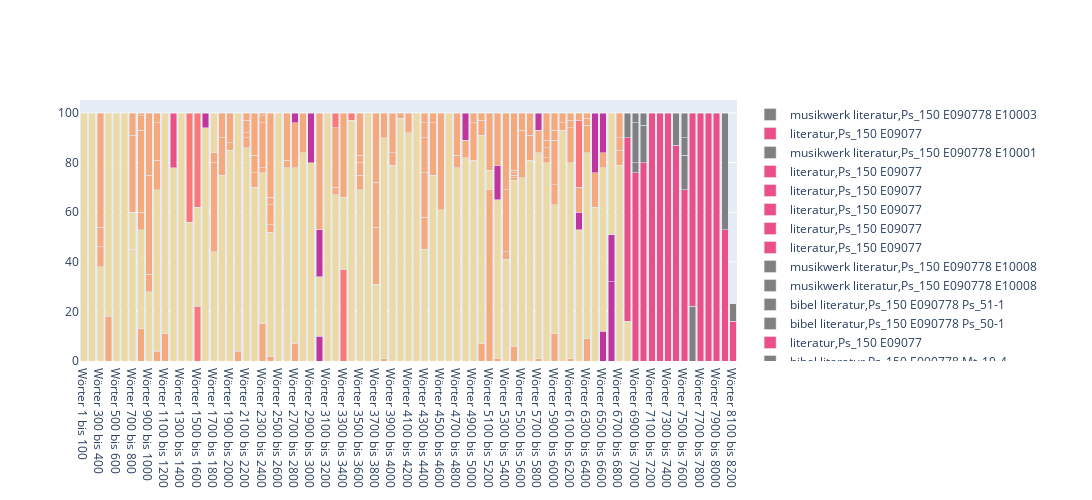

Write notebook code for a chart like this one.
### Code cell
fig.update_layout(barmode='stack')

fig.show()

### Figure 1 — Plotly figure (JSON) as saved in the notebook; plotly's stock layout.template omitted (floating-point values rounded to 4 significant figures)
{"data": [{"marker": {"color": "rgb(237, 217, 163)"}, "name": "text", "type": "bar", "x": ["Wörter 1 bis 100"], "y": [100]}, {"marker": {"color": "rgb(237, 217, 163)"}, "name": "text", "type": "bar", "x": ["Wörter 200 bis 300"], "y": [100]}, {"marker": {"color": "rgb(237, 217, 163)"}, "name": "text", "type": "bar", "x": ["Wörter 300 bis 400"], "y": [38]}, {"marker": {"color": "rgb(246, 169, 122)"}, "name": "bibel,Weish_11-2", "type": "bar", "x": ["Wörter 300 bis 400"], "y": [8]}, {"marker": {"color": "rgb(246, 169, 122)"}, "name": "bibel,Ps_111-", "type": "bar", "x": ["Wörter 300 bis 400"], "y": [8]}, {"marker": {"color": "rgb(246, 169, 122)"}, "name": "bibel,Ps_15", "type": "bar", "x": ["Wörter 300 bis 400"], "y": [46]}, {"marker": {"color": "rgb(246, 169, 122)"}, "name": "bibel,Ps_15", "type": "bar", "x": ["Wörter 400 bis 500"], "y": [18]}, {"marker": {"color": "rgb(237, 217, 163)"}, "name": "text", "type": "bar", "x": ["Wörter 400 bis 500"], "y": [82]}, {"marker": {"color": "rgb(237, 217, 163)"}, "name": "text", "type": "bar", "x": ["Wörter 500 bis 600"], "y": [100]}, {"marker": {"color": "rgb(237, 217, 163)"}, "name": "text", "type": "bar", "x": ["Wörter 600 bis 700"], "y": [100]}, {"marker": {"color": "rgb(237, 217, 163)"}, "name": "text", "type": "bar", "x": ["Wörter 700 bis 800"], "y": [45]}, {"marker": {"color": "rgb(237, 217, 163)"}, "name": "text,Ps_15", "type": "bar", "x": ["Wörter 700 bis 800"], "y": [15]}, {"marker": {"color": "rgb(246, 169, 122)"}, "name": "bibel,Ps_150 Kol_3-1", "type": "bar", "x": ["Wörter 700 bis 800"], "y": [31]}, {"marker": {"color": "rgb(246, 169, 122)"}, "name": "bibel,Ps_150 Eph_5-18.1", "type": "bar", "x": ["Wörter 700 bis 800"], "y": [9]}, {"marker": {"color": "rgb(246, 169, 122)"}, "name": "bibel,Ps_150 Eph_5-18.1", "type": "bar", "x": ["Wörter 800 bis 900"], "y": [13]}, {"marker": {"color": "rgb(237, 217, 163)"}, "name": "text,Ps_15", "type": "bar", "x": ["Wörter 800 bis 900"], "y": [40]}, {"marker": {"color": "rgb(246, 169, 122)"}, "name": "bibel,Ps_150 Jak_5-1", "type": "bar", "x": ["Wörter 800 bis 900"], "y": [7]}, {"marker": {"color": "rgb(246, 169, 122)"}, "name": "bibel,Ps_150 1Sam_16-2", "type": "bar", "x": ["Wörter 800 bis 900"], "y": [33]}, {"marker": {"color": "rgb(246, 169, 122)"}, "name": "bibel,Ps_150 Ps_4-", "type": "bar", "x": ["Wörter 800 bis 900"], "y": [6]}, {"marker": {"color": "rgb(246, 169, 122)"}, "name": "bibel,Ps_150 Ps_6-", "type": "bar", "x": ["Wörter 800 bis 900"], "y": [1]}, {"marker": {"color": "rgb(237, 217, 163)"}, "name": "text,Ps_15", "type": "bar", "x": ["Wörter 900 bis 1000"], "y": [28]}, {"marker": {"color": "rgb(246, 169, 122)"}, "name": "bibel,Ps_150 Ps_12-", "type": "bar", "x": ["Wörter 900 bis 1000"], "y": [7]}, {"marker": {"color": "rgb(246, 169, 122)"}, "name": "bibel,Ps_150 2Sam_6-4.", "type": "bar", "x": ["Wörter 900 bis 1000"], "y": [40]}, {"marker": {"color": "rgb(246, 169, 122)"}, "name": "bibel,Ps_150 2Chr_7-", "type": "bar", "x": ["Wörter 900 bis 1000"], "y": [25]}, {"marker": {"color": "rgb(246, 169, 122)"}, "name": "bibel,Ps_150 2Chr_7-", "type": "bar", "x": ["Wörter 1000 bis 1100"], "y": [4]}, {"marker": {"color": "rgb(237, 217, 163)"}, "name": "text,Ps_15", "type": "bar", "x": ["Wörter 1000 bis 1100"], "y": [65]}, {"marker": {"color": "rgb(246, 169, 122)"}, "name": "bibel,Ps_150 2Chr_20-2", "type": "bar", "x": ["Wörter 1000 bis 1100"], "y": [12]}, {"marker": {"color": "rgb(246, 169, 122)"}, "name": "bibel,Ps_150 Neh_12-2", "type": "bar", "x": ["Wörter 1000 bis 1100"], "y": [15]}, {"marker": {"color": "rgb(246, 169, 122)"}, "name": "bibel,Ps_150 2Kön_3-1", "type": "bar", "x": ["Wörter 1000 bis 1100"], "y": [4]}, {"marker": {"color": "rgb(246, 169, 122)"}, "name": "bibel,Ps_150 2Kön_3-1", "type": "bar", "x": ["Wörter 1100 bis 1200"], "y": [11]}, {"marker": {"color": "rgb(237, 217, 163)"}, "name": "text,Ps_15", "type": "bar", "x": ["Wörter 1100 bis 1200"], "y": [89]}, {"marker": {"color": "rgb(237, 217, 163)"}, "name": "text,Ps_15", "type": "bar", "x": ["Wörter 1200 bis 1300"], "y": [78]}, {"marker": {"color": "rgb(234, 79, 136)"}, "name": "literatur,Ps_150 E09056", "type": "bar", "x": ["Wörter 1200 bis 1300"], "y": [22]}, {"marker": {"color": "rgb(237, 217, 163)"}, "name": "text,Ps_15", "type": "bar", "x": ["Wörter 1300 bis 1400"], "y": [100]}, {"marker": {"color": "rgb(237, 217, 163)"}, "name": "text,Ps_15", "type": "bar", "x": ["Wörter 1400 bis 1500"], "y": [56]}, {"marker": {"color": "rgb(250, 120, 118)"}, "name": "quelle,Ps_150 E08042", "type": "bar", "x": ["Wörter 1400 bis 1500"], "y": [44]}, {"marker": {"color": "rgb(250, 120, 118)"}, "name": "quelle,Ps_150 E08042", "type": "bar", "x": ["Wörter 1500 bis 1600"], "y": [22]}, {"marker": {"color": "rgb(237, 217, 163)"}, "name": "text,Ps_15", "type": "bar", "x": ["Wörter 1500 bis 1600"], "y": [40]}, {"marker": {"color": "rgb(250, 120, 118)"}, "name": "quelle,Ps_150 E08042", "type": "bar", "x": ["Wörter 1500 bis 1600"], "y": [38]}, {"marker": {"color": "rgb(237, 217, 163)"}, "name": "text,Ps_15", "type": "bar", "x": ["Wörter 1600 bis 1700"], "y": [94]}, {"marker": {"color": "rgb(192, 54, 157)"}, "name": "musikwerk,Ps_150 E10008", "type": "bar", "x": ["Wörter 1600 bis 1700"], "y": [6]}, {"marker": {"color": "rgb(237, 217, 163)"}, "name": "text,Ps_15", "type": "bar", "x": ["Wörter 1700 bis 1800"], "y": [44]}, {"marker": {"color": "rgb(246, 169, 122)"}, "name": "bibel,Ps_150 Mt_13-34.3", "type": "bar", "x": ["Wörter 1700 bis 1800"], "y": [36]}, {"marker": {"color": "rgb(246, 169, 122)"}, "name": "bibel,Ps_150 Mt_13-34.35 Ps_78-", "type": "bar", "x": ["Wörter 1700 bis 1800"], "y": [4]}, {"marker": {"color": "rgb(237, 217, 163)"}, "name": "text,Ps_150 Mt_13-34.3", "type": "bar", "x": ["Wörter 1700 bis 1800"], "y": [16]}, {"marker": {"color": "rgb(237, 217, 163)"}, "name": "text,Ps_15", "type": "bar", "x": ["Wörter 1800 bis 1900"], "y": [75]}, {"marker": {"color": "rgb(246, 169, 122)"}, "name": "bibel,Ps_150 Lk_8-4.5.6.7.8.9.10.11.12.13.14.1", "type": "bar", "x": ["Wörter 1800 bis 1900"], "y": [15]}, {"marker": {"color": "rgb(246, 169, 122)"}, "name": "bibel,Ps_150 Lk_8-1", "type": "bar", "x": ["Wörter 1800 bis 1900"], "y": [10]}, {"marker": {"color": "rgb(237, 217, 163)"}, "name": "text,Ps_15", "type": "bar", "x": ["Wörter 1900 bis 2000"], "y": [85]}, {"marker": {"color": "rgb(246, 169, 122)"}, "name": "bibel,Ps_150 Apg_13-3", "type": "bar", "x": ["Wörter 1900 bis 2000"], "y": [3]}, {"marker": {"color": "rgb(246, 169, 122)"}, "name": "bibel,Ps_150 Lk_8-11.1", "type": "bar", "x": ["Wörter 1900 bis 2000"], "y": [12]}, {"marker": {"color": "rgb(246, 169, 122)"}, "name": "bibel,Ps_150 Lk_8-11.1", "type": "bar", "x": ["Wörter 2000 bis 2100"], "y": [4]}, {"marker": {"color": "rgb(237, 217, 163)"}, "name": "text,Ps_15", "type": "bar", "x": ["Wörter 2000 bis 2100"], "y": [96]}, {"marker": {"color": "rgb(237, 217, 163)"}, "name": "text,Ps_15", "type": "bar", "x": ["Wörter 2100 bis 2200"], "y": [86]}, {"marker": {"color": "rgb(246, 169, 122)"}, "name": "bibel,Ps_150 2Tim_4-", "type": "bar", "x": ["Wörter 2100 bis 2200"], "y": [4]}, {"marker": {"color": "rgb(246, 169, 122)"}, "name": "bibel,Ps_150 1Kor_3-", "type": "bar", "x": ["Wörter 2100 bis 2200"], "y": [2]}, {"marker": {"color": "rgb(246, 169, 122)"}, "name": "bibel,Ps_150 Eph_1-2", "type": "bar", "x": ["Wörter 2100 bis 2200"], "y": [5]}, {"marker": {"color": "rgb(246, 169, 122)"}, "name": "bibel,Ps_150 Joh_15-", "type": "bar", "x": ["Wörter 2100 bis 2200"], "y": [3]}, {"marker": {"color": "rgb(237, 217, 163)"}, "name": "text,Ps_15", "type": "bar", "x": ["Wörter 2200 bis 2300"], "y": [70]}, {"marker": {"color": "rgb(246, 169, 122)"}, "name": "bibel,Ps_150 1Kor_3-", "type": "bar", "x": ["Wörter 2200 bis 2300"], "y": [6]}, {"marker": {"color": "rgb(246, 169, 122)"}, "name": "bibel,Ps_150 2Petr_1-2", "type": "bar", "x": ["Wörter 2200 bis 2300"], "y": [7]}, {"marker": {"color": "rgb(246, 169, 122)"}, "name": "bibel,Ps_150 Eph_2-20.2", "type": "bar", "x": ["Wörter 2200 bis 2300"], "y": [17]}, {"marker": {"color": "rgb(246, 169, 122)"}, "name": "bibel,Ps_150 Eph_2-20.2", "type": "bar", "x": ["Wörter 2300 bis 2400"], "y": [15]}, {"marker": {"color": "rgb(237, 217, 163)"}, "name": "text,Ps_15", "type": "bar", "x": ["Wörter 2300 bis 2400"], "y": [61]}, {"marker": {"color": "rgb(246, 169, 122)"}, "name": "bibel,Ps_150 1Kor_3-", "type": "bar", "x": ["Wörter 2300 bis 2400"], "y": [2]}, {"marker": {"color": "rgb(246, 169, 122)"}, "name": "bibel,Ps_150 Sir_35-2", "type": "bar", "x": ["Wörter 2300 bis 2400"], "y": [18]}, {"marker": {"color": "rgb(246, 169, 122)"}, "name": "bibel,Ps_150 Ps_2-", "type": "bar", "x": ["Wörter 2300 bis 2400"], "y": [3]}, {"marker": {"color": "rgb(246, 169, 122)"}, "name": "bibel,Ps_150 Ps_23-", "type": "bar", "x": ["Wörter 2300 bis 2400"], "y": [1]}, {"marker": {"color": "rgb(246, 169, 122)"}, "name": "bibel,Ps_150 Ps_23-", "type": "bar", "x": ["Wörter 2400 bis 2500"], "y": [2]}, {"marker": {"color": "rgb(237, 217, 163)"}, "name": "text,Ps_15", "type": "bar", "x": ["Wörter 2400 bis 2500"], "y": [50]}, {"marker": {"color": "rgb(246, 169, 122)"}, "name": "bibel,Ps_150 Sach_11-", "type": "bar", "x": ["Wörter 2400 bis 2500"], "y": [3]}, {"marker": {"color": "rgb(246, 169, 122)"}, "name": "bibel,Ps_150 Mt_16-1", "type": "bar", "x": ["Wörter 2400 bis 2500"], "y": [8]}, {"marker": {"color": "rgb(246, 169, 122)"}, "name": "bibel,Ps_150 Jes_40-", "type": "bar", "x": ["Wörter 2400 bis 2500"], "y": [3]}, {"marker": {"color": "rgb(246, 169, 122)"}, "name": "bibel,Ps_150 Röm_8-38.3", "type": "bar", "x": ["Wörter 2400 bis 2500"], "y": [34]}, {"marker": {"color": "rgb(237, 217, 163)"}, "name": "text,Ps_15", "type": "bar", "x": ["Wörter 2500 bis 2600"], "y": [100]}, {"marker": {"color": "rgb(237, 217, 163)"}, "name": "text,Ps_15", "type": "bar", "x": ["Wörter 2600 bis 2700"], "y": [78]}, {"marker": {"color": "rgb(246, 169, 122)"}, "name": "bibel,Ps_150 Jes_49-2", "type": "bar", "x": ["Wörter 2600 bis 2700"], "y": [3]}, {"marker": {"color": "rgb(246, 169, 122)"}, "name": "bibel,Ps_150 Mt_4-8.", "type": "bar", "x": ["Wörter 2600 bis 2700"], "y": [19]}, {"marker": {"color": "rgb(246, 169, 122)"}, "name": "bibel,Ps_150 Mt_4-8.", "type": "bar", "x": ["Wörter 2700 bis 2800"], "y": [7]}, {"marker": {"color": "rgb(237, 217, 163)"}, "name": "text,Ps_15", "type": "bar", "x": ["Wörter 2700 bis 2800"], "y": [71]}, {"marker": {"color": "rgb(246, 169, 122)"}, "name": "bibel,Ps_150 Spr_18-1", "type": "bar", "x": ["Wörter 2700 bis 2800"], "y": [18]}, {"marker": {"color": "rgb(192, 54, 157)"}, "name": "musikwerk,Ps_150 E10003", "type": "bar", "x": ["Wörter 2700 bis 2800"], "y": [4]}, {"marker": {"color": "rgb(237, 217, 163)"}, "name": "text,Ps_15", "type": "bar", "x": ["Wörter 2800 bis 2900"], "y": [84]}, {"marker": {"color": "rgb(246, 169, 122)"}, "name": "bibel,Ps_150 2Petr_1-1", "type": "bar", "x": ["Wörter 2800 bis 2900"], "y": [16]}, {"marker": {"color": "rgb(237, 217, 163)"}, "name": "text,Ps_15", "type": "bar", "x": ["Wörter 2900 bis 3000"], "y": [80]}, {"marker": {"color": "rgb(192, 54, 157)"}, "name": "musikwerk,Ps_150 E10008", "type": "bar", "x": ["Wörter 2900 bis 3000"], "y": [20]}, {"marker": {"color": "rgb(192, 54, 157)"}, "name": "musikwerk,Ps_150 E10008", "type": "bar", "x": ["Wörter 3000 bis 3100"], "y": [10]}, {"marker": {"color": "rgb(237, 217, 163)"}, "name": "text,Ps_15", "type": "bar", "x": ["Wörter 3000 bis 3100"], "y": [24]}, {"marker": {"color": "rgb(192, 54, 157)"}, "name": "musikwerk,Ps_150 E10008", "type": "bar", "x": ["Wörter 3000 bis 3100"], "y": [19]}, {"marker": {"color": "rgb(246, 169, 122)"}, "name": "bibel,Ps_150 Ps_91-4.11.12.1", "type": "bar", "x": ["Wörter 3000 bis 3100"], "y": [47]}, {"marker": {"color": "rgb(237, 217, 163)"}, "name": "text,Ps_15", "type": "bar", "x": ["Wörter 3100 bis 3200"], "y": [100]}, {"marker": {"color": "rgb(237, 217, 163)"}, "name": "text,Ps_15", "type": "bar", "x": ["Wörter 3200 bis 3300"], "y": [67]}, {"marker": {"color": "rgb(246, 169, 122)"}, "name": "bibel,Ps_150 Ps_49-", "type": "bar", "x": ["Wörter 3200 bis 3300"], "y": [3]}, {"marker": {"color": "rgb(246, 169, 122)"}, "name": "bibel,Ps_150 1Petr_1-18.1", "type": "bar", "x": ["Wörter 3200 bis 3300"], "y": [24]}, {"marker": {"color": "rgb(250, 120, 118)"}, "name": "quelle,Ps_150 E08042", "type": "bar", "x": ["Wörter 3200 bis 3300"], "y": [6]}, {"marker": {"color": "rgb(250, 120, 118)"}, "name": "quelle,Ps_150 E08042", "type": "bar", "x": ["Wörter 3300 bis 3400"], "y": [37]}, {"marker": {"color": "rgb(237, 217, 163)"}, "name": "text,Ps_15", "type": "bar", "x": ["Wörter 3300 bis 3400"], "y": [29]}, {"marker": {"color": "rgb(246, 169, 122)"}, "name": "bibel,Ps_150 Apg_20-2", "type": "bar", "x": ["Wörter 3300 bis 3400"], "y": [34]}, {"marker": {"color": "rgb(237, 217, 163)"}, "name": "text,Ps_15", "type": "bar", "x": ["Wörter 3400 bis 3500"], "y": [97]}, {"marker": {"color": "rgb(250, 120, 118)"}, "name": "quelle,Ps_150 E08042", "type": "bar", "x": ["Wörter 3400 bis 3500"], "y": [3]}, {"marker": {"color": "rgb(237, 217, 163)"}, "name": "text,Ps_15", "type": "bar", "x": ["Wörter 3500 bis 3600"], "y": [69]}, {"marker": {"color": "rgb(246, 169, 122)"}, "name": "bibel,Ps_150 Sir_25-1", "type": "bar", "x": ["Wörter 3500 bis 3600"], "y": [6]}, {"marker": {"color": "rgb(246, 169, 122)"}, "name": "bibel,Ps_150 Ps_111-1", "type": "bar", "x": ["Wörter 3500 bis 3600"], "y": [5]}, {"marker": {"color": "rgb(246, 169, 122)"}, "name": "bibel,Ps_150 Sir_1-1", "type": "bar", "x": ["Wörter 3500 bis 3600"], "y": [3]}, {"marker": {"color": "rgb(246, 169, 122)"}, "name": "bibel,Ps_150 1Tim_4-", "type": "bar", "x": ["Wörter 3500 bis 3600"], "y": [17]}, {"marker": {"color": "rgb(237, 217, 163)"}, "name": "text,Ps_15", "type": "bar", "x": ["Wörter 3600 bis 3700"], "y": [100]}, {"marker": {"color": "rgb(237, 217, 163)"}, "name": "text,Ps_15", "type": "bar", "x": ["Wörter 3700 bis 3800"], "y": [31]}, {"marker": {"color": "rgb(246, 169, 122)"}, "name": "bibel,Ps_150 1Kor_14-33.34.4", "type": "bar", "x": ["Wörter 3700 bis 3800"], "y": [23]}, {"marker": {"color": "rgb(246, 169, 122)"}, "name": "bibel,Ps_150 Ps_133-1.", "type": "bar", "x": ["Wörter 3700 bis 3800"], "y": [18]}, {"marker": {"color": "rgb(246, 169, 122)"}, "name": "bibel,Ps_150 Sir_25-1.", "type": "bar", "x": ["Wörter 3700 bis 3800"], "y": [28]}, {"marker": {"color": "rgb(246, 169, 122)"}, "name": "bibel,Ps_150 Sir_25-1.", "type": "bar", "x": ["Wörter 3800 bis 3900"], "y": [1]}, {"marker": {"color": "rgb(237, 217, 163)"}, "name": "text,Ps_15", "type": "bar", "x": ["Wörter 3800 bis 3900"], "y": [89]}, {"marker": {"color": "rgb(246, 169, 122)"}, "name": "bibel,Ps_150 Ps_150-", "type": "bar", "x": ["Wörter 3800 bis 3900"], "y": [10]}, {"marker": {"color": "rgb(237, 217, 163)"}, "name": "text,Ps_15", "type": "bar", "x": ["Wörter 3900 bis 4000"], "y": [79]}, {"marker": {"color": "rgb(246, 169, 122)"}, "name": "bibel,Ps_150 Mt_13-24.25.26.27.28.29.3", "type": "bar", "x": ["Wörter 3900 bis 4000"], "y": [5]}, {"marker": {"color": "rgb(246, 169, 122)"}, "name": "bibel,Ps_150 Mt_13-47.4", "type": "bar", "x": ["Wörter 3900 bis 4000"], "y": [16]}, {"marker": {"color": "rgb(237, 217, 163)"}, "name": "text,Ps_15", "type": "bar", "x": ["Wörter 4000 bis 4100"], "y": [98]}, {"marker": {"color": "rgb(246, 169, 122)"}, "name": "bibel,Ps_150 Lk_8-4.5.6.7.8.9.10.11.12.13.14.1", "type": "bar", "x": ["Wörter 4000 bis 4100"], "y": [2]}, {"marker": {"color": "rgb(237, 217, 163)"}, "name": "text,Ps_15", "type": "bar", "x": ["Wörter 4100 bis 4200"], "y": [92]}, {"marker": {"color": "rgb(246, 169, 122)"}, "name": "bibel,Ps_150 Jak_1-2", "type": "bar", "x": ["Wörter 4100 bis 4200"], "y": [8]}, {"marker": {"color": "rgb(237, 217, 163)"}, "name": "text,Ps_15", "type": "bar", "x": ["Wörter 4200 bis 4300"], "y": [100]}, {"marker": {"color": "rgb(237, 217, 163)"}, "name": "text,Ps_15", "type": "bar", "x": ["Wörter 4300 bis 4400"], "y": [45]}, {"marker": {"color": "rgb(246, 169, 122)"}, "name": "bibel,Ps_150 Lk_18-1", "type": "bar", "x": ["Wörter 4300 bis 4400"], "y": [13]}, {"marker": {"color": "rgb(246, 169, 122)"}, "name": "bibel,Ps_150 Jon_3-", "type": "bar", "x": ["Wörter 4300 bis 4400"], "y": [18]}, {"marker": {"color": "rgb(246, 169, 122)"}, "name": "bibel,Ps_150 Mt_6-", "type": "bar", "x": ["Wörter 4300 bis 4400"], "y": [14]}, {"marker": {"color": "rgb(246, 169, 122)"}, "name": "bibel,Ps_150 Ps_", "type": "bar", "x": ["Wörter 4300 bis 4400"], "y": [6]}, {"marker": {"color": "rgb(246, 169, 122)"}, "name": "bibel,Ps_150 Ps_14", "type": "bar", "x": ["Wörter 4300 bis 4400"], "y": [4]}, {"marker": {"color": "rgb(237, 217, 163)"}, "name": "text,Ps_15", "type": "bar", "x": ["Wörter 4400 bis 4500"], "y": [75]}, {"marker": {"color": "rgb(246, 169, 122)"}, "name": "bibel,Ps_150 Ps_32-1.", "type": "bar", "x": ["Wörter 4400 bis 4500"], "y": [21]}, {"marker": {"color": "rgb(246, 169, 122)"}, "name": "bibel,Ps_150 2Kor_5-1", "type": "bar", "x": ["Wörter 4400 bis 4500"], "y": [4]}, {"marker": {"color": "rgb(237, 217, 163)"}, "name": "text,Ps_15", "type": "bar", "x": ["Wörter 4500 bis 4600"], "y": [61]}, {"marker": {"color": "rgb(246, 169, 122)"}, "name": "bibel,Ps_150 Offb_6-16.1", "type": "bar", "x": ["Wörter 4500 bis 4600"], "y": [39]}, {"marker": {"color": "rgb(237, 217, 163)"}, "name": "text,Ps_15", "type": "bar", "x": ["Wörter 4600 bis 4700"], "y": [100]}, {"marker": {"color": "rgb(237, 217, 163)"}, "name": "text,Ps_15", "type": "bar", "x": ["Wörter 4700 bis 4800"], "y": [78]}, {"marker": {"color": "rgb(246, 169, 122)"}, "name": "bibel,Ps_150 1Joh_4-20.2", "type": "bar", "x": ["Wörter 4700 bis 4800"], "y": [5]}, {"marker": {"color": "rgb(246, 169, 122)"}, "name": "bibel,Ps_150 Ps_42-", "type": "bar", "x": ["Wörter 4700 bis 4800"], "y": [17]}, {"marker": {"color": "rgb(237, 217, 163)"}, "name": "text,Ps_15", "type": "bar", "x": ["Wörter 4800 bis 4900"], "y": [82]}, {"marker": {"color": "rgb(246, 169, 122)"}, "name": "bibel,Ps_150 Ps_13", "type": "bar", "x": ["Wörter 4800 bis 4900"], "y": [7]}, {"marker": {"color": "rgb(192, 54, 157)"}, "name": "musikwerk,Ps_150 E10000", "type": "bar", "x": ["Wörter 4800 bis 4900"], "y": [11]}, {"marker": {"color": "rgb(237, 217, 163)"}, "name": "text,Ps_15", "type": "bar", "x": ["Wörter 4900 bis 5000"], "y": [81]}, {"marker": {"color": "rgb(246, 169, 122)"}, "name": "bibel,Ps_150 1Petr_2-", "type": "bar", "x": ["Wörter 4900 bis 5000"], "y": [15]}, {"marker": {"color": "rgb(246, 169, 122)"}, "name": "bibel,Ps_150 Ps_95-", "type": "bar", "x": ["Wörter 4900 bis 5000"], "y": [4]}, {"marker": {"color": "rgb(246, 169, 122)"}, "name": "bibel,Ps_150 Ps_95-", "type": "bar", "x": ["Wörter 5000 bis 5100"], "y": [7]}, {"marker": {"color": "rgb(237, 217, 163)"}, "name": "text,Ps_15", "type": "bar", "x": ["Wörter 5000 bis 5100"], "y": [84]}, {"marker": {"color": "rgb(246, 169, 122)"}, "name": "bibel,Ps_150 Mt_22-3", "type": "bar", "x": ["Wörter 5000 bis 5100"], "y": [6]}, {"marker": {"color": "rgb(246, 169, 122)"}, "name": "bibel,Ps_150 Offb_5-1", "type": "bar", "x": ["Wörter 5000 bis 5100"], "y": [3]}, {"marker": {"color": "rgb(246, 169, 122)"}, "name": "bibel,Ps_150 1Thess_4-16.17.1", "type": "bar", "x": ["Wörter 5100 bis 5200"], "y": [69]}, {"marker": {"color": "rgb(237, 217, 163)"}, "name": "text,Ps_15", "type": "bar", "x": ["Wörter 5100 bis 5200"], "y": [8]}, {"marker": {"color": "rgb(246, 169, 122)"}, "name": "bibel,Ps_150 Mt_24-30.3", "type": "bar", "x": ["Wörter 5100 bis 5200"], "y": [23]}, {"marker": {"color": "rgb(246, 169, 122)"}, "name": "bibel,Ps_150 Mt_24-30.3", "type": "bar", "x": ["Wörter 5200 bis 5300"], "y": [1]}, {"marker": {"color": "rgb(237, 217, 163)"}, "name": "text,Ps_15", "type": "bar", "x": ["Wörter 5200 bis 5300"], "y": [64]}, {"marker": {"color": "rgb(192, 54, 157)"}, "name": "musikwerk,Ps_150 E10008", "type": "bar", "x": ["Wörter 5200 bis 5300"], "y": [14]}, {"marker": {"color": "rgb(246, 169, 122)"}, "name": "bibel,Ps_150 Sir_7-4", "type": "bar", "x": ["Wörter 5200 bis 5300"], "y": [21]}, {"marker": {"color": "rgb(237, 217, 163)"}, "name": "text,Ps_15", "type": "bar", "x": ["Wörter 5300 bis 5400"], "y": [41]}, {"marker": {"color": "rgb(246, 169, 122)"}, "name": "bibel,Ps_150 Ez_33-", "type": "bar", "x": ["Wörter 5300 bis 5400"], "y": [3]}, {"marker": {"color": "rgb(246, 169, 122)"}, "name": "bibel,Ps_150 Ez_3-1", "type": "bar", "x": ["Wörter 5300 bis 5400"], "y": [25]}, {"marker": {"color": "rgb(246, 169, 122)"}, "name": "bibel,Ps_150 Hebr_13-1", "type": "bar", "x": ["Wörter 5300 bis 5400"], "y": [31]}, {"marker": {"color": "rgb(246, 169, 122)"}, "name": "bibel,Ps_150 Hebr_13-1", "type": "bar", "x": ["Wörter 5400 bis 5500"], "y": [6]}, {"marker": {"color": "rgb(237, 217, 163)"}, "name": "text,Ps_15", "type": "bar", "x": ["Wörter 5400 bis 5500"], "y": [67]}, {"marker": {"color": "rgb(246, 169, 122)"}, "name": "bibel,Ps_150 Offb_", "type": "bar", "x": ["Wörter 5400 bis 5500"], "y": [1]}, {"marker": {"color": "rgb(246, 169, 122)"}, "name": "bibel,Ps_150 Offb_", "type": "bar", "x": ["Wörter 5400 bis 5500"], "y": [1]}, {"marker": {"color": "rgb(246, 169, 122)"}, "name": "bibel,Ps_150 Offb_", "type": "bar", "x": ["Wörter 5400 bis 5500"], "y": [1]}, {"marker": {"color": "rgb(246, 169, 122)"}, "name": "bibel,Ps_150 Offb_", "type": "bar", "x": ["Wörter 5400 bis 5500"], "y": [1]}, {"marker": {"color": "rgb(246, 169, 122)"}, "name": "bibel,Ps_150 Dan_12-", "type": "bar", "x": ["Wörter 5400 bis 5500"], "y": [23]}, {"marker": {"color": "rgb(237, 217, 163)"}, "name": "text,Ps_15", "type": "bar", "x": ["Wörter 5500 bis 5600"], "y": [74]}, {"marker": {"color": "rgb(246, 169, 122)"}, "name": "bibel,Ps_150 Mt_5-1", "type": "bar", "x": ["Wörter 5500 bis 5600"], "y": [19]}, {"marker": {"color": "rgb(246, 169, 122)"}, "name": "bibel,Ps_150 Ps_119-7", "type": "bar", "x": ["Wörter 5500 bis 5600"], "y": [7]}, {"marker": {"color": "rgb(237, 217, 163)"}, "name": "text,Ps_15", "type": "bar", "x": ["Wörter 5600 bis 5700"], "y": [81]}, {"marker": {"color": "rgb(246, 169, 122)"}, "name": "bibel,Ps_150 Mt_14-", "type": "bar", "x": ["Wörter 5600 bis 5700"], "y": [10]}, {"marker": {"color": "rgb(246, 169, 122)"}, "name": "bibel,Ps_150 Ps_2-1", "type": "bar", "x": ["Wörter 5600 bis 5700"], "y": [9]}, {"marker": {"color": "rgb(246, 169, 122)"}, "name": "bibel,Ps_150 Ps_2-1", "type": "bar", "x": ["Wörter 5700 bis 5800"], "y": [1]}, {"marker": {"color": "rgb(237, 217, 163)"}, "name": "text,Ps_15", "type": "bar", "x": ["Wörter 5700 bis 5800"], "y": [83]}, {"marker": {"color": "rgb(246, 169, 122)"}, "name": "bibel,Ps_150 Phil_2-1", "type": "bar", "x": ["Wörter 5700 bis 5800"], "y": [9]}, {"marker": {"color": "rgb(192, 54, 157)"}, "name": "musikwerk,Ps_150 E10006", "type": "bar", "x": ["Wörter 5700 bis 5800"], "y": [7]}, {"marker": {"color": "rgb(237, 217, 163)"}, "name": "text,Ps_15", "type": "bar", "x": ["Wörter 5800 bis 5900"], "y": [80]}, {"marker": {"color": "rgb(246, 169, 122)"}, "name": "bibel,Ps_150 Ex_", "type": "bar", "x": ["Wörter 5800 bis 5900"], "y": [2]}, {"marker": {"color": "rgb(246, 169, 122)"}, "name": "bibel,Ps_150 Ez_14-13.14.15.16.17.18.19.20.21.22.2", "type": "bar", "x": ["Wörter 5800 bis 5900"], "y": [4]}, {"marker": {"color": "rgb(246, 169, 122)"}, "name": "bibel,Ps_150 Jer_15-", "type": "bar", "x": ["Wörter 5800 bis 5900"], "y": [3]}, {"marker": {"color": "rgb(246, 169, 122)"}, "name": "bibel,Ps_150 2Tim_3-1", "type": "bar", "x": ["Wörter 5800 bis 5900"], "y": [11]}, {"marker": {"color": "rgb(246, 169, 122)"}, "name": "bibel,Ps_150 Apg_14-2", "type": "bar", "x": ["Wörter 5900 bis 6000"], "y": [11]}, {"marker": {"color": "rgb(237, 217, 163)"}, "name": "text,Ps_15", "type": "bar", "x": ["Wörter 5900 bis 6000"], "y": [52]}, {"marker": {"color": "rgb(246, 169, 122)"}, "name": "bibel,Ps_150 Ps_71-2", "type": "bar", "x": ["Wörter 5900 bis 6000"], "y": [8]}, {"marker": {"color": "rgb(246, 169, 122)"}, "name": "bibel,Ps_150 Hebr_10-3", "type": "bar", "x": ["Wörter 5900 bis 6000"], "y": [18]}, {"marker": {"color": "rgb(246, 169, 122)"}, "name": "bibel,Ps_150 Lk_8-1", "type": "bar", "x": ["Wörter 5900 bis 6000"], "y": [4]}, {"marker": {"color": "rgb(246, 169, 122)"}, "name": "bibel,Ps_150 Röm_12-1", "type": "bar", "x": ["Wörter 5900 bis 6000"], "y": [7]}, {"marker": {"color": "rgb(237, 217, 163)"}, "name": "text,Ps_15", "type": "bar", "x": ["Wörter 6000 bis 6100"], "y": [93]}, {"marker": {"color": "rgb(246, 169, 122)"}, "name": "bibel,Ps_150 Ps_73-", "type": "bar", "x": ["Wörter 6000 bis 6100"], "y": [3]}, {"marker": {"color": "rgb(246, 169, 122)"}, "name": "bibel,Ps_150 Ps_13-", "type": "bar", "x": ["Wörter 6000 bis 6100"], "y": [4]}, {"marker": {"color": "rgb(246, 169, 122)"}, "name": "bibel,Ps_150 Ps_13-", "type": "bar", "x": ["Wörter 6100 bis 6200"], "y": [1]}, {"marker": {"color": "rgb(237, 217, 163)"}, "name": "text,Ps_15", "type": "bar", "x": ["Wörter 6100 bis 6200"], "y": [79]}, {"marker": {"color": "rgb(246, 169, 122)"}, "name": "bibel,Ps_150 Ps_42-", "type": "bar", "x": ["Wörter 6100 bis 6200"], "y": [14]}, {"marker": {"color": "rgb(246, 169, 122)"}, "name": "bibel,Ps_150 Apg_2-", "type": "bar", "x": ["Wörter 6100 bis 6200"], "y": [3]}, {"marker": {"color": "rgb(246, 169, 122)"}, "name": "bibel,Ps_150 Joh_3-", "type": "bar", "x": ["Wörter 6100 bis 6200"], "y": [3]}, {"marker": {"color": "rgb(237, 217, 163)"}, "name": "text,Ps_15", "type": "bar", "x": ["Wörter 6200 bis 6300"], "y": [53]}, {"marker": {"color": "rgb(192, 54, 157)"}, "name": "musikwerk,Ps_150 E10008", "type": "bar", "x": ["Wörter 6200 bis 6300"], "y": [7]}, {"marker": {"color": "rgb(246, 169, 122)"}, "name": "bibel,Ps_150 Röm_8-1", "type": "bar", "x": ["Wörter 6200 bis 6300"], "y": [10]}, {"marker": {"color": "rgb(250, 120, 118)"}, "name": "quelle,Ps_150 E08042", "type": "bar", "x": ["Wörter 6200 bis 6300"], "y": [27]}, {"marker": {"color": "rgb(246, 169, 122)"}, "name": "bibel,Ps_150 Ps_119-9", "type": "bar", "x": ["Wörter 6200 bis 6300"], "y": [3]}, {"marker": {"color": "rgb(246, 169, 122)"}, "name": "bibel,Ps_150 Ps_119-9", "type": "bar", "x": ["Wörter 6300 bis 6400"], "y": [9]}, {"marker": {"color": "rgb(237, 217, 163)"}, "name": "text,Ps_15", "type": "bar", "x": ["Wörter 6300 bis 6400"], "y": [75]}, {"marker": {"color": "rgb(246, 169, 122)"}, "name": "bibel,Ps_150 Röm_8-1", "type": "bar", "x": ["Wörter 6300 bis 6400"], "y": [11]}, {"marker": {"color": "rgb(246, 169, 122)"}, "name": "bibel,Ps_150 Ps_51-1", "type": "bar", "x": ["Wörter 6300 bis 6400"], "y": [3]}, {"marker": {"color": "rgb(246, 169, 122)"}, "name": "bibel,Ps_150 Ps_51-1", "type": "bar", "x": ["Wörter 6300 bis 6400"], "y": [2]}, {"marker": {"color": "rgb(237, 217, 163)"}, "name": "text,Ps_15", "type": "bar", "x": ["Wörter 6400 bis 6500"], "y": [62]}, {"marker": {"color": "rgb(246, 169, 122)"}, "name": "bibel,Ps_150 Röm_10.1", "type": "bar", "x": ["Wörter 6400 bis 6500"], "y": [14]}, {"marker": {"color": "rgb(192, 54, 157)"}, "name": "musikwerk,Ps_150 E10008", "type": "bar", "x": ["Wörter 6400 bis 6500"], "y": [24]}, {"marker": {"color": "rgb(192, 54, 157)"}, "name": "musikwerk,Ps_150 E10008", "type": "bar", "x": ["Wörter 6500 bis 6600"], "y": [12]}, {"marker": {"color": "rgb(237, 217, 163)"}, "name": "text,Ps_15", "type": "bar", "x": ["Wörter 6500 bis 6600"], "y": [66]}, {"marker": {"color": "rgb(246, 169, 122)"}, "name": "bibel,Ps_150 Röm_10-1", "type": "bar", "x": ["Wörter 6500 bis 6600"], "y": [6]}, {"marker": {"color": "rgb(192, 54, 157)"}, "name": "musikwerk,Ps_150 E10001", "type": "bar", "x": ["Wörter 6500 bis 6600"], "y": [16]}, {"marker": {"color": "rgb(192, 54, 157)"}, "name": "musikwerk,Ps_150 E10001", "type": "bar", "x": ["Wörter 6600 bis 6700"], "y": [32]}, {"marker": {"color": "rgb(192, 54, 157)"}, "name": "musikwerk,Ps_150 E10008", "type": "bar", "x": ["Wörter 6600 bis 6700"], "y": [19]}, {"marker": {"color": "rgb(237, 217, 163)"}, "name": "text,Ps_15", "type": "bar", "x": ["Wörter 6600 bis 6700"], "y": [49]}, {"marker": {"color": "rgb(237, 217, 163)"}, "name": "text,Ps_15", "type": "bar", "x": ["Wörter 6700 bis 6800"], "y": [79]}, {"marker": {"color": "rgb(246, 169, 122)"}, "name": "bibel,Ps_150 Hebr_11-", "type": "bar", "x": ["Wörter 6700 bis 6800"], "y": [6]}, {"marker": {"color": "rgb(246, 169, 122)"}, "name": "bibel,Ps_150 Jer_5-", "type": "bar", "x": ["Wörter 6700 bis 6800"], "y": [5]}, {"marker": {"color": "rgb(246, 169, 122)"}, "name": "bibel,Ps_150 Mk_16-1", "type": "bar", "x": ["Wörter 6700 bis 6800"], "y": [10]}, {"marker": {"color": "rgb(237, 217, 163)"}, "name": "text,Ps_15", "type": "bar", "x": ["Wörter 6800 bis 6900"], "y": [16]}, {"marker": {"color": "rgb(234, 79, 136)"}, "name": "literatur,Ps_150 E09077", "type": "bar", "x": ["Wörter 6800 bis 6900"], "y": [74]}, {"marker": {"color": "gray"}, "name": "bibel literatur,Ps_150 E090778 Joh_20-2", "type": "bar", "x": ["Wörter 6800 bis 6900"], "y": [10]}, {"marker": {"color": "rgb(234, 79, 136)"}, "name": "literatur,Ps_150 E09077", "type": "bar", "x": ["Wörter 6900 bis 7000"], "y": [76]}, {"marker": {"color": "gray"}, "name": "bibel literatur,Ps_150 E090778 1Kor_13-1", "type": "bar", "x": ["Wörter 6900 bis 7000"], "y": [4]}, {"marker": {"color": "gray"}, "name": "bibel literatur,Ps_150 E090778 1Petr_2-2", "type": "bar", "x": ["Wörter 6900 bis 7000"], "y": [16]}, {"marker": {"color": "gray"}, "name": "bibel literatur,Ps_150 E090778 Jak_2-1", "type": "bar", "x": ["Wörter 6900 bis 7000"], "y": [4]}, {"marker": {"color": "rgb(234, 79, 136)"}, "name": "literatur,Ps_150 E09077", "type": "bar", "x": ["Wörter 7000 bis 7100"], "y": [80]}, {"marker": {"color": "gray"}, "name": "bibel literatur,Ps_150 E090778 Gal_5-2", "type": "bar", "x": ["Wörter 7000 bis 7100"], "y": [15]}, {"marker": {"color": "gray"}, "name": "bibel literatur,Ps_150 E090778 Eph_4-", "type": "bar", "x": ["Wörter 7000 bis 7100"], "y": [5]}, {"marker": {"color": "rgb(234, 79, 136)"}, "name": "literatur,Ps_150 E09077", "type": "bar", "x": ["Wörter 7100 bis 7200"], "y": [100]}, {"marker": {"color": "rgb(234, 79, 136)"}, "name": "literatur,Ps_150 E09077", "type": "bar", "x": ["Wörter 7200 bis 7300"], "y": [100]}, {"marker": {"color": "rgb(234, 79, 136)"}, "name": "literatur,Ps_150 E09077", "type": "bar", "x": ["Wörter 7300 bis 7400"], "y": [100]}, {"marker": {"color": "rgb(234, 79, 136)"}, "name": "literatur,Ps_150 E09077", "type": "bar", "x": ["Wörter 7400 bis 7500"], "y": [87]}, {"marker": {"color": "gray"}, "name": "bibel literatur,Ps_150 E090778 Mt_10-4", "type": "bar", "x": ["Wörter 7400 bis 7500"], "y": [13]}, {"marker": {"color": "rgb(234, 79, 136)"}, "name": "literatur,Ps_150 E09077", "type": "bar", "x": ["Wörter 7500 bis 7600"], "y": [69]}, {"marker": {"color": "gray"}, "name": "bibel literatur,Ps_150 E090778 Ps_50-1", "type": "bar", "x": ["Wörter 7500 bis 7600"], "y": [14]}, {"marker": {"color": "gray"}, "name": "bibel literatur,Ps_150 E090778 Ps_51-1", "type": "bar", "x": ["Wörter 7500 bis 7600"], "y": [7]}, {"marker": {"color": "gray"}, "name": "musikwerk literatur,Ps_150 E090778 E10008", "type": "bar", "x": ["Wörter 7500 bis 7600"], "y": [10]}, {"marker": {"color": "gray"}, "name": "musikwerk literatur,Ps_150 E090778 E10008", "type": "bar", "x": ["Wörter 7600 bis 7700"], "y": [22]}, {"marker": {"color": "rgb(234, 79, 136)"}, "name": "literatur,Ps_150 E09077", "type": "bar", "x": ["Wörter 7600 bis 7700"], "y": [78]}, {"marker": {"color": "rgb(234, 79, 136)"}, "name": "literatur,Ps_150 E09077", "type": "bar", "x": ["Wörter 7700 bis 7800"], "y": [100]}, {"marker": {"color": "rgb(234, 79, 136)"}, "name": "literatur,Ps_150 E09077", "type": "bar", "x": ["Wörter 7800 bis 7900"], "y": [100]}, {"marker": {"color": "rgb(234, 79, 136)"}, "name": "literatur,Ps_150 E09077", "type": "bar", "x": ["Wörter 7900 bis 8000"], "y": [100]}, {"marker": {"color": "rgb(234, 79, 136)"}, "name": "literatur,Ps_150 E09077", "type": "bar", "x": ["Wörter 8000 bis 8100"], "y": [53]}, {"marker": {"color": "gray"}, "name": "musikwerk literatur,Ps_150 E090778 E10001", "type": "bar", "x": ["Wörter 8000 bis 8100"], "y": [47]}, {"marker": {"color": "rgb(234, 79, 136)"}, "name": "literatur,Ps_150 E09077", "type": "bar", "x": ["Wörter 8100 bis 8200"], "y": [16]}, {"marker": {"color": "gray"}, "name": "musikwerk literatur,Ps_150 E090778 E10003", "type": "bar", "x": ["Wörter 8100 bis 8200"], "y": [7]}], "layout": {"barmode": "stack", "height": 500, "width": 1400}}
